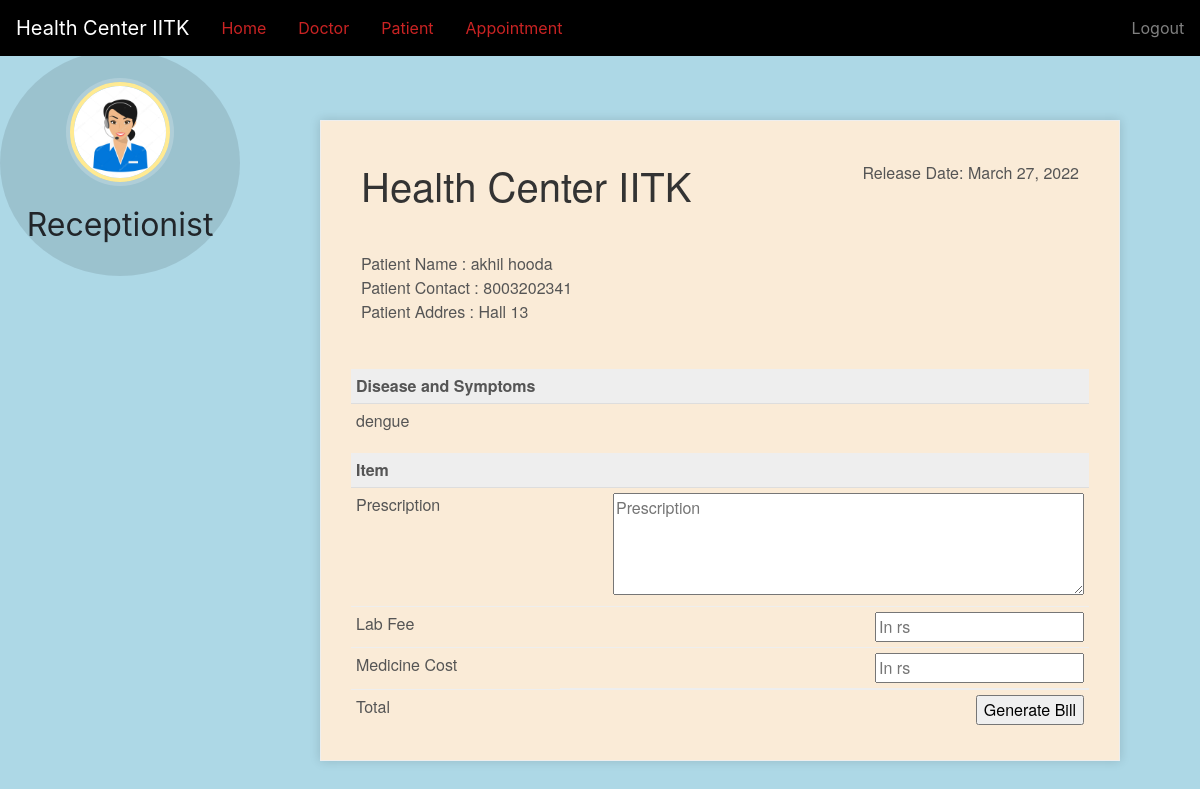
Before: /discharge-patient/8 (signed in) with the older database file.
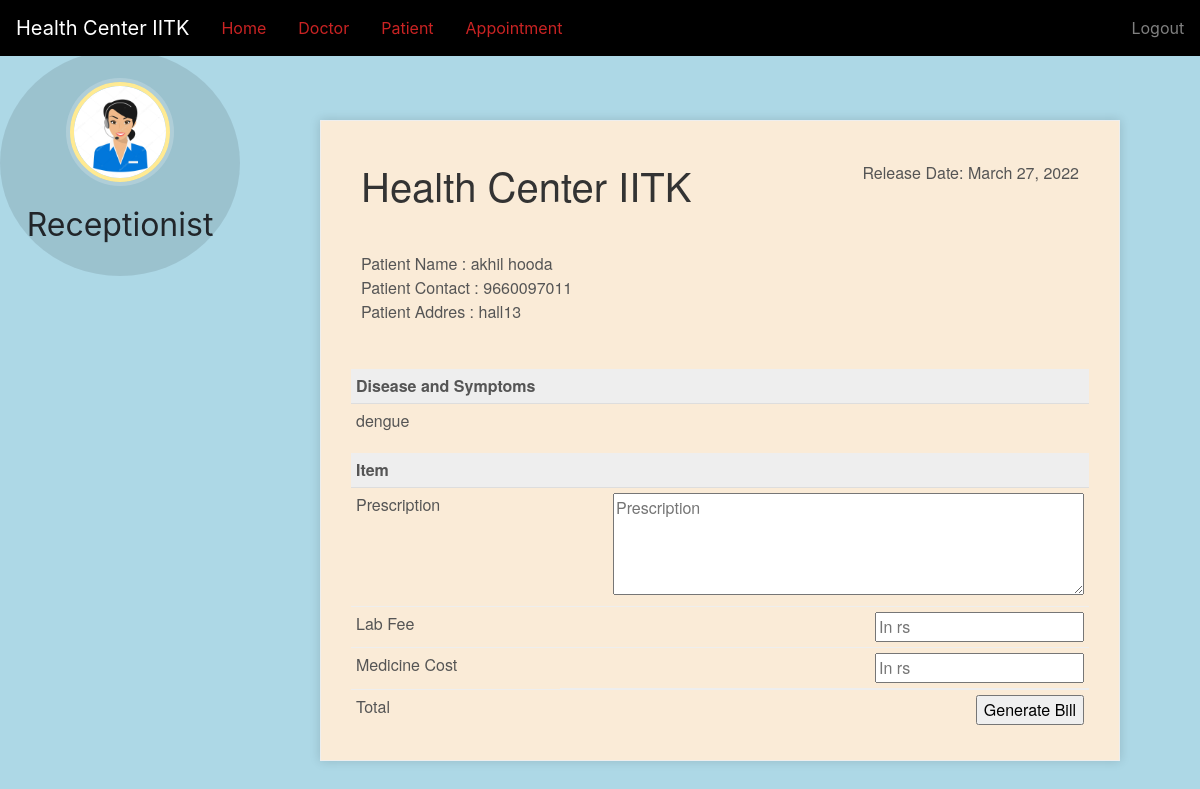
After: the same page with the newer database file.
### hospital/models.py (models this page shows, shortened)
class Patient(models.Model):
    user = models.OneToOneField(User, on_delete=models.CASCADE)
    profile_pic = models.ImageField(
        upload_to='profile_pic/PatientProfilePic/', null=True, blank=True)
    address = models.CharField(max_length=40)
    mobile = models.CharField(max_length=20, null=False)
    symptoms = models.CharField(max_length=100, null=False)
    assignedDoctorId = models.PositiveIntegerField(null=True)
    admitDate = models.DateField(auto_now=True)
    status = models.BooleanField(default=False)
    @property
    def get_name(self):
        return self.user.first_name+" "+self.user.last_name

### hospital/views.py (the view, shortened to what this page needs)
@login_required(login_url='adminlogin')
@user_passes_test(is_admin)
def discharge_patient_view(request, pk):
    patient = models.Patient.objects.get(id=pk)
    days = (date.today()-patient.admitDate)  # 2 days, 0:00:00
    assignedDoctor = models.User.objects.all().filter(id=patient.assignedDoctorId)
    d = days.days  # only how many day that is 2
    patientDict = {
        'patientId': pk,
        'name': patient.get_name,
        'mobile': patient.mobile,
        'address': patient.address,
        'symptoms': patient.symptoms,
        'admitDate': patient.admitDate,
        'todayDate': date.today(),
        'day': d,
        'assignedDoctorName': assignedDoctor[0].first_name,
    }
    return render(request, 'hospital/patient_generate_bill.html', context=patientDict)

### hospital/views.py (called while the page is built)
def is_admin(user):
    return user.groups.filter(name='ADMIN').exists()

### templates/hospital/patient_generate_bill.html (shortened to what this page needs)
{% extends 'hospital/admin_base.html' %}
{% load static %}
{% block content %}
<head>
</head>
<br><br><br>
<div class="invoice-box">
  <table cellpadding="0" cellspacing="0">
    <tr class="top">
      <td colspan="2">
        <table>
          <tr>
            <td class="title">
              <h1>Health Center IITK</h1>
            </td>
            <td>
              Release Date: {{todayDate}}<br>
            </td>
          </tr>
        </table>
      </td>
    </tr>
    <tr class="information">
      <td colspan="2">
        <table>
          <tr>
            <td>
              Patient Name : {{name}}<br>
              Patient Contact : {{mobile}}<br>
              Patient Addres : {{address}}<br>
            </td>
          </tr>
        </table>
      </td>
    </tr>
    <tr class="heading">
      <td>
        Disease and Symptoms
      </td>
      <td>
      </td>
    </tr>
    <tr class="details">
      <td>
        {{symptoms}}
      </td>
    </tr>
    <tr class="heading">
      <td>
        Item
      </td>
      <td>
      </td>
    </tr>
    <form method="post">
      <tr class="item">
        <td>
          Prescription
        </td>
        <td>
          <textarea type="text" name="roomCharge" placeholder="Prescription" value="" rows="4" cols="50"></textarea>
        </td>
      </tr>
      <tr class="item">
        <td>
          Lab Fee
        </td>
        <td>
          <input type="number" name="doctorFee" placeholder="In rs" value="">
        </td>
      </tr>
      <tr class="item">
        <td>
          Medicine Cost
        </td>
        <td>
          <input type="number" name="medicineCost" placeholder="In rs" value="">
        </td>
      </tr>
      <tr class="total">
        <td>Total</td>
        <td>
          <input type="submit" name="submit" value="Generate Bill">
        </td>
      </tr>
    </form>
  </table>
</div>
{% endblock content %}

Changed rows visible on the page:
changed Patient "dengue": mobile "8003202341" → "9660097011"; address "Hall 13" → "hall13"
